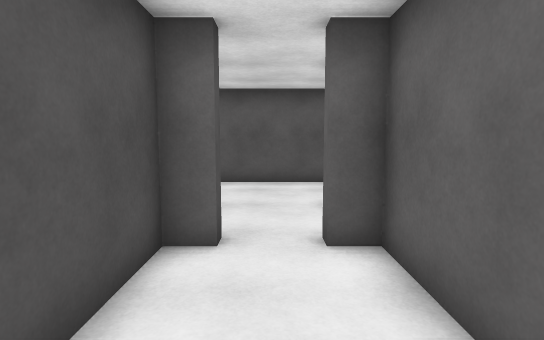
[1] (above)

16 first-person views from a walk through a 3-D level made in the Unity game engine. The camera is 1.5 m above the floor, tilts 6° down and sees 80° across. Doors are open. The floor is counted in squares, 1 m on a side. Each view is taken from the middle of a square. On the plan, view 1 faces up. The plan holds only what a view shows up to about 15 squares ahead; the rest is blank. The player character is not drawn. Some animated figures are not drawn. Surface patterns are stand-ins for the level's own textures.

[2]
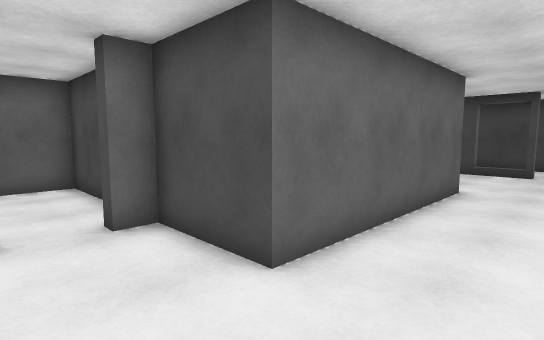

[3]
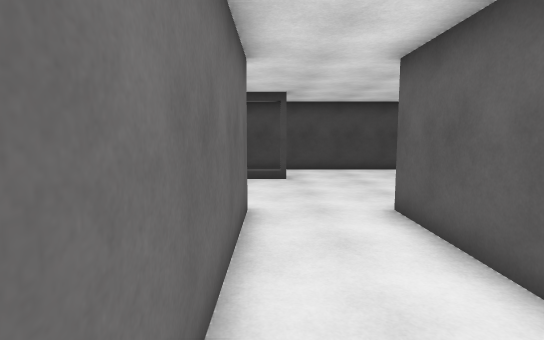

[4]
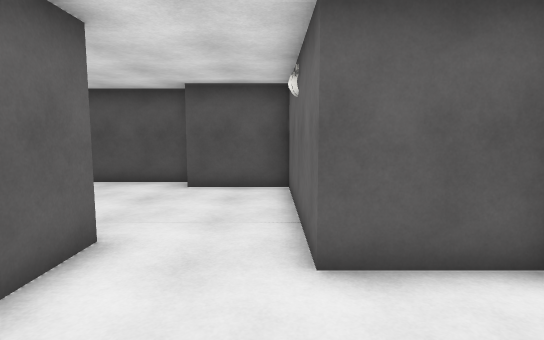

[5]
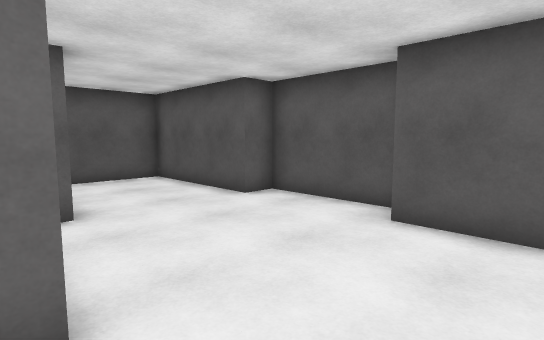

[6]
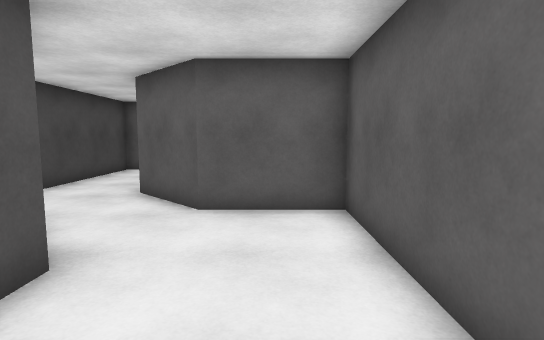

[7]
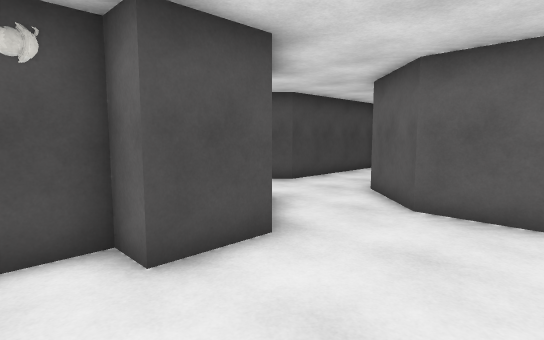

[8]
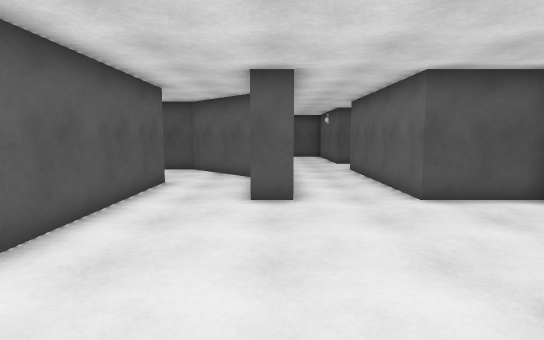

[9]
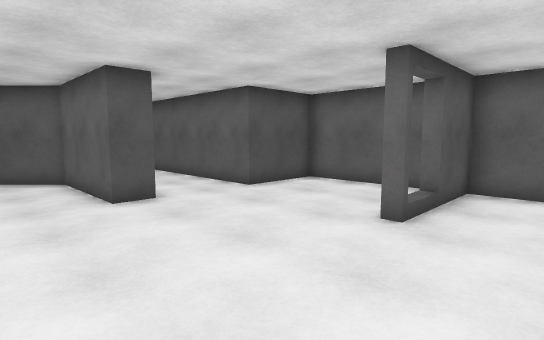

[10]
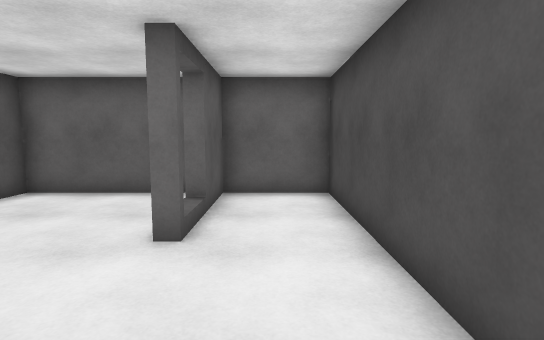

[11]
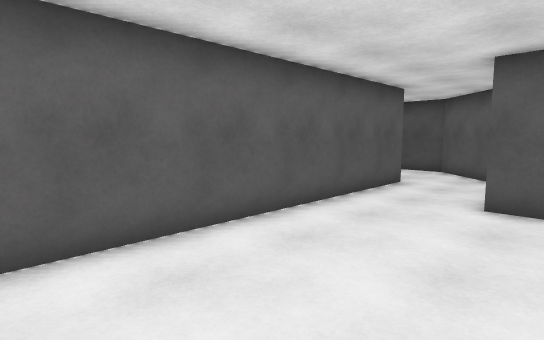

[12]
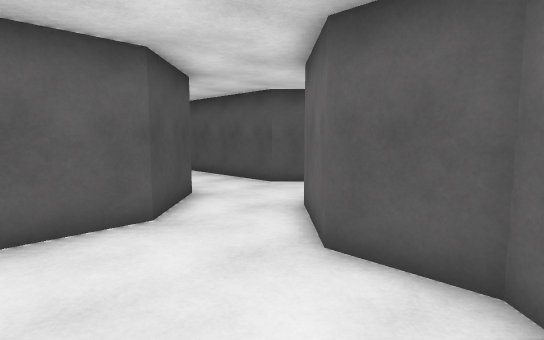

[13]
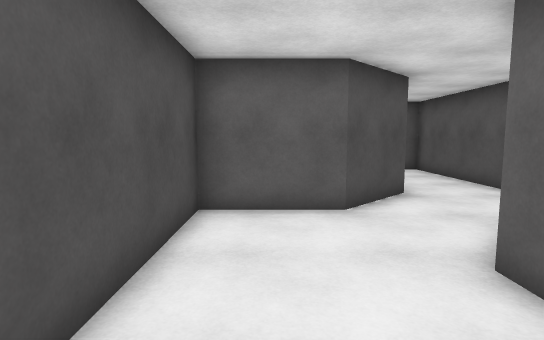

[14]
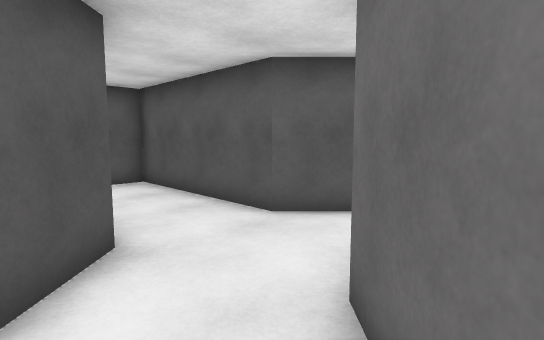

[15]
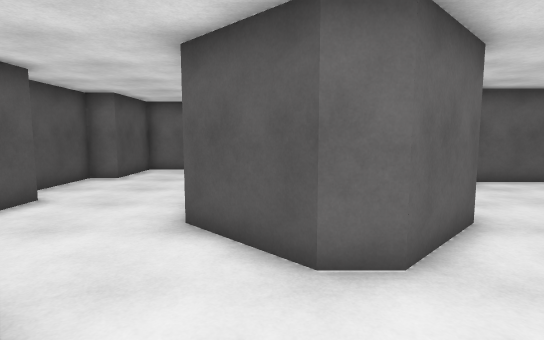

[16]
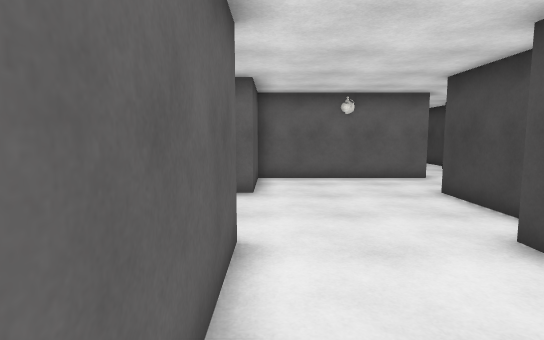

### Floor plan
Ten units are one square. View 1 is at (0, 0); x grows to the right and y downward. Boxes are objects, and circles mark ways between rooms. Rooms are numbered by the first view taken in them; rooms with no view inside come last. Other rooms are left out.
<svg viewBox="-170 -280 260 290">
<path fill="none" stroke="#000" d="M15 -16 15 -43 8 -43M-8 -43 -15 -43 -15 5 1 5M-55 -145 -158 -145M-48 -105 -85 -105 -85 -115 -45 -115 -15 -145 -15 -155M5 -185 15 -185 35 -165 35 -145 25 -145 25 -105 -18 -105M15 -50 15 -75 75 -75 75 -105 85 -105 85 -145 75 -145 75 -195 45 -195 25 -215 25 -275 -5 -275 -5 -215 -12 -208M-128 -45 -85 -45 -85 -75 -15 -75 -15 -47 -8 -47M-165 -136 -165 -45 -137 -45 -137 -67 -133 -67 -133 -61M-15 -155 -15 -165 5 -185M-12 -208 -25 -195 -55 -195 -55 -145"/>
<circle cx="-5" cy="-45" r="3" fill="#2a7"/>
<circle cx="-35" cy="-145" r="3" fill="#2a7"/>
<circle cx="0" cy="-195" r="3" fill="#2a7"/>
<text x="0" y="-20">1</text>
<text x="-40" y="-130">2</text>
<text x="-30" y="-170">3</text>
</svg>
Room 1 opens to room 2. Room 2 opens to room 3.

Where each view was taken, in squares from view 1:
view 1: 0 up, 0 right, facing up
view 2: 10 up, 1 right, facing down-left
view 3: 8 up, 2 left, facing left
view 4: 8 up, 2 left, facing right
view 5: 8 up, 2 right, facing up-right
view 6: 13 up, 6 right, facing up
view 7: 13 up, 7 right, facing up-left
view 8: 11 up, 16 left, facing right
view 9: 14 up, 16 left, facing down-right
view 10: 13 up, 15 left, facing down
view 11: 10 up, 16 left, facing up-right
view 12: 14 up, 5 left, facing up-right
view 13: 13 up, 4 left, facing up
view 14: 17 up, 2 left, facing up-right
view 15: 22 up, 2 right, facing down
view 16: 19 up, 7 right, facing down
